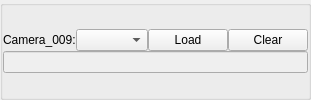
                          <widget class="QGroupBox" name="camera_index_groupBox_9">
                           <property name="title">
                            <string/>
                           </property>
                           <layout class="QGridLayout" name="gridLayout_12">
                            <property name="leftMargin">
                             <number>0</number>
                            </property>
                            <property name="topMargin">
                             <number>0</number>
                            </property>
                            <property name="rightMargin">
                             <number>0</number>
                            </property>
                            <property name="bottomMargin">
                             <number>0</number>
                            </property>
                            <property name="spacing">
                             <number>0</number>
                            </property>
                            <item row="0" column="0">
                             <layout class="QVBoxLayout" name="verticalLayout_14">
                              <item>
                               <layout class="QHBoxLayout" name="horizontalLayout_21" stretch="0,1,0,0">
                                <item>
                                 <widget class="QLabel" name="camera_index_label_9">
                                  <property name="text">
                                   <string>Camera_009:</string>
                                  </property>
                                 </widget>
                                </item>
                                <item>
                                 <widget class="QComboBox" name="camera_index_comboBox_9"/>
                                </item>
                                <item>
                                 <widget class="QPushButton" name="camera_index_pushButton_9">
                                  <property name="text">
                                   <string>Load</string>
                                  </property>
                                 </widget>
                                </item>
                                <item>
                                 <widget class="QPushButton" name="camera_index_clear_pushButton_9">
                                  <property name="text">
                                   <string>Clear</string>
                                  </property>
                                 </widget>
                                </item>
                               </layout>
                              </item>
                              <item>
                               <layout class="QHBoxLayout" name="horizontalLayout_22">
                                <item>
                                 <widget class="QLineEdit" name="camera_index_lineEdit_9">
                                  <property name="enabled">
                                   <bool>false</bool>
                                  </property>
                                 </widget>
                                </item>
                               </layout>
                              </item>
                             </layout>
                            </item>
                           </layout>
                          </widget>
